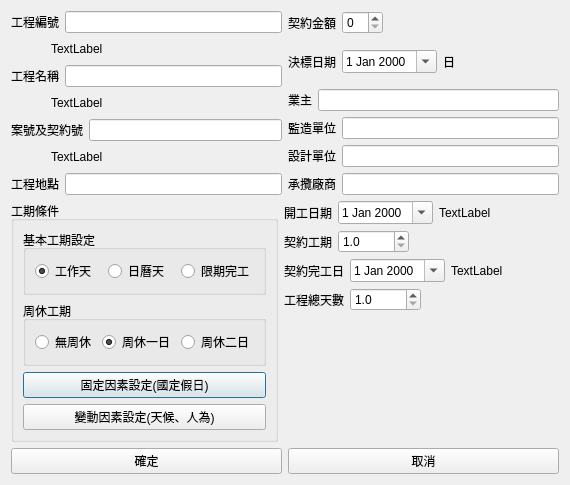
<?xml version="1.0" encoding="UTF-8"?>
<ui version="4.0">
 <class>Dialog</class>
 <widget class="QDialog" name="Dialog">
  <property name="geometry">
   <rect>
    <x>0</x>
    <y>0</y>
    <width>570</width>
    <height>476</height>
   </rect>
  </property>
  <property name="windowTitle">
   <string>新增工程資料</string>
  </property>
  <layout class="QVBoxLayout" name="verticalLayout">
   <item>
    <layout class="QHBoxLayout" name="horizontalLayout">
     <item>
      <layout class="QVBoxLayout" name="verticalLayout_2">
       <item>
        <layout class="QHBoxLayout" name="horizontalLayout_20">
         <item>
          <layout class="QVBoxLayout" name="verticalLayout_7">
           <item>
            <layout class="QHBoxLayout" name="horizontalLayout_5">
             <item>
              <widget class="QLabel" name="label_5">
               <property name="text">
                <string>工程編號</string>
               </property>
              </widget>
             </item>
             <item>
              <widget class="QLineEdit" name="qtProjectNumberLineEdit">
               <property name="text">
                <string/>
               </property>
              </widget>
             </item>
            </layout>
           </item>
           <item>
            <layout class="QHBoxLayout" name="horizontalLayout_21">
             <item>
              <spacer name="horizontalSpacer_7">
               <property name="orientation">
                <enum>Qt::Horizontal</enum>
               </property>
               <property name="sizeType">
                <enum>QSizePolicy::Fixed</enum>
               </property>
               <property name="sizeHint" stdset="0">
                <size>
                 <width>40</width>
                 <height>20</height>
                </size>
               </property>
              </spacer>
             </item>
             <item>
              <widget class="QLabel" name="qtProjectNumberWarningLabel">
               <property name="text">
                <string>TextLabel</string>
               </property>
              </widget>
             </item>
            </layout>
           </item>
          </layout>
         </item>
        </layout>
       </item>
       <item>
        <layout class="QHBoxLayout" name="horizontalLayout_22">
         <item>
          <layout class="QVBoxLayout" name="verticalLayout_9">
           <item>
            <layout class="QHBoxLayout" name="horizontalLayout_23">
             <item>
              <layout class="QHBoxLayout" name="horizontalLayout_18">
               <item>
                <widget class="QLabel" name="label_14">
                 <property name="text">
                  <string>工程名稱</string>
                 </property>
                </widget>
               </item>
               <item>
                <widget class="QLineEdit" name="qtProjectNameLineEdit">
                 <property name="text">
                  <string/>
                 </property>
                </widget>
               </item>
              </layout>
             </item>
            </layout>
           </item>
           <item>
            <layout class="QHBoxLayout" name="horizontalLayout_24">
             <item>
              <spacer name="horizontalSpacer_8">
               <property name="orientation">
                <enum>Qt::Horizontal</enum>
               </property>
               <property name="sizeType">
                <enum>QSizePolicy::Fixed</enum>
               </property>
               <property name="sizeHint" stdset="0">
                <size>
                 <width>40</width>
                 <height>20</height>
                </size>
               </property>
              </spacer>
             </item>
             <item>
              <widget class="QLabel" name="qtProjectNameWarningLabel">
               <property name="text">
                <string>TextLabel</string>
               </property>
              </widget>
             </item>
            </layout>
           </item>
          </layout>
         </item>
        </layout>
       </item>
       <item>
        <layout class="QHBoxLayout" name="horizontalLayout_25">
         <item>
          <layout class="QVBoxLayout" name="verticalLayout_10">
           <item>
            <layout class="QHBoxLayout" name="horizontalLayout_26">
             <item>
              <layout class="QHBoxLayout" name="horizontalLayout_19">
               <item>
                <widget class="QLabel" name="label">
                 <property name="text">
                  <string>案號及契約號</string>
                 </property>
                </widget>
               </item>
               <item>
                <widget class="QLineEdit" name="qtContractNumberLineEdit">
                 <property name="text">
                  <string/>
                 </property>
                </widget>
               </item>
              </layout>
             </item>
            </layout>
           </item>
           <item>
            <layout class="QHBoxLayout" name="horizontalLayout_27">
             <item>
              <spacer name="horizontalSpacer_9">
               <property name="orientation">
                <enum>Qt::Horizontal</enum>
               </property>
               <property name="sizeType">
                <enum>QSizePolicy::Fixed</enum>
               </property>
               <property name="sizeHint" stdset="0">
                <size>
                 <width>40</width>
                 <height>20</height>
                </size>
               </property>
              </spacer>
             </item>
             <item>
              <widget class="QLabel" name="qtContractNumberWarningLabel">
               <property name="text">
                <string>TextLabel</string>
               </property>
              </widget>
             </item>
            </layout>
           </item>
          </layout>
         </item>
        </layout>
       </item>
       <item>
        <layout class="QHBoxLayout" name="horizontalLayout_6">
         <item>
          <widget class="QLabel" name="label_4">
           <property name="text">
            <string>工程地點</string>
           </property>
          </widget>
         </item>
         <item>
          <widget class="QLineEdit" name="qtProjectLocationLineEdit">
           <property name="text">
            <string/>
           </property>
          </widget>
         </item>
        </layout>
       </item>
      </layout>
     </item>
     <item>
      <layout class="QVBoxLayout" name="verticalLayout_3">
       <item>
        <layout class="QHBoxLayout" name="horizontalLayout_7">
         <item>
          <widget class="QLabel" name="label_6">
           <property name="text">
            <string>契約金額</string>
           </property>
          </widget>
         </item>
         <item>
          <widget class="QSpinBox" name="qtContractValueSpinBox"/>
         </item>
         <item>
          <spacer name="horizontalSpacer_6">
           <property name="orientation">
            <enum>Qt::Horizontal</enum>
           </property>
           <property name="sizeHint" stdset="0">
            <size>
             <width>40</width>
             <height>20</height>
            </size>
           </property>
          </spacer>
         </item>
        </layout>
       </item>
       <item>
        <layout class="QHBoxLayout" name="horizontalLayout_8">
         <item>
          <widget class="QLabel" name="label_11">
           <property name="text">
            <string>決標日期</string>
           </property>
          </widget>
         </item>
         <item>
          <widget class="QDateEdit" name="qtBidDateEdit">
           <property name="calendarPopup">
            <bool>true</bool>
           </property>
          </widget>
         </item>
         <item>
          <widget class="QLabel" name="qtBidWeekdayLabel">
           <property name="text">
            <string>日</string>
           </property>
          </widget>
         </item>
         <item>
          <spacer name="horizontalSpacer_5">
           <property name="orientation">
            <enum>Qt::Horizontal</enum>
           </property>
           <property name="sizeHint" stdset="0">
            <size>
             <width>40</width>
             <height>20</height>
            </size>
           </property>
          </spacer>
         </item>
        </layout>
       </item>
       <item>
        <layout class="QHBoxLayout" name="horizontalLayout_9">
         <item>
          <widget class="QLabel" name="label_7">
           <property name="text">
            <string>業主</string>
           </property>
          </widget>
         </item>
         <item>
          <widget class="QLineEdit" name="qtOwnerLineEdit">
           <property name="text">
            <string/>
           </property>
          </widget>
         </item>
        </layout>
       </item>
       <item>
        <layout class="QHBoxLayout" name="horizontalLayout_10">
         <item>
          <widget class="QLabel" name="label_8">
           <property name="text">
            <string>監造單位</string>
           </property>
          </widget>
         </item>
         <item>
          <widget class="QLineEdit" name="qtSupervisorLineEdit">
           <property name="text">
            <string/>
           </property>
          </widget>
         </item>
        </layout>
       </item>
       <item>
        <layout class="QHBoxLayout" name="horizontalLayout_11">
         <item>
          <widget class="QLabel" name="label_9">
           <property name="text">
            <string>設計單位</string>
           </property>
          </widget>
         </item>
         <item>
          <widget class="QLineEdit" name="qtDesignerLineEdit">
           <property name="text">
            <string/>
           </property>
          </widget>
         </item>
        </layout>
       </item>
       <item>
        <layout class="QHBoxLayout" name="horizontalLayout_12">
         <item>
          <widget class="QLabel" name="label_10">
           <property name="text">
            <string>承攬廠商</string>
           </property>
          </widget>
         </item>
         <item>
          <widget class="QLineEdit" name="qtContractorLineEdit">
           <property name="text">
            <string/>
           </property>
          </widget>
         </item>
        </layout>
       </item>
      </layout>
     </item>
    </layout>
   </item>
   <item>
    <spacer name="verticalSpacer_2">
     <property name="orientation">
      <enum>Qt::Vertical</enum>
     </property>
     <property name="sizeHint" stdset="0">
      <size>
       <width>20</width>
       <height>40</height>
      </size>
     </property>
    </spacer>
   </item>
   <item>
    <layout class="QHBoxLayout" name="horizontalLayout_2">
     <item>
      <widget class="QGroupBox" name="groupBox">
       <property name="title">
        <string>工期條件</string>
       </property>
       <layout class="QVBoxLayout" name="verticalLayout_5">
        <item>
         <widget class="QGroupBox" name="groupBox_2">
          <property name="title">
           <string>基本工期設定</string>
          </property>
          <layout class="QHBoxLayout" name="horizontalLayout_17">
           <item>
            <widget class="QRadioButton" name="qtWorkingDayRadioButton">
             <property name="text">
              <string>工作天</string>
             </property>
             <property name="checked">
              <bool>true</bool>
             </property>
            </widget>
           </item>
           <item>
            <widget class="QRadioButton" name="qtCalendarDayRadioButton">
             <property name="text">
              <string>日曆天</string>
             </property>
            </widget>
           </item>
           <item>
            <widget class="QRadioButton" name="qtFixedDeadlineRadioButton">
             <property name="text">
              <string>限期完工</string>
             </property>
            </widget>
           </item>
          </layout>
         </widget>
        </item>
        <item>
         <widget class="QGroupBox" name="qtWorkingDayGroupBox">
          <property name="title">
           <string>周休工期</string>
          </property>
          <layout class="QHBoxLayout" name="horizontalLayout_16">
           <item>
            <widget class="QRadioButton" name="qtNoDayOffRadioButton">
             <property name="text">
              <string>無周休</string>
             </property>
            </widget>
           </item>
           <item>
            <widget class="QRadioButton" name="qtOneDayOffRadioButton">
             <property name="text">
              <string>周休一日</string>
             </property>
             <property name="checked">
              <bool>true</bool>
             </property>
            </widget>
           </item>
           <item>
            <widget class="QRadioButton" name="qtTwoDayOffRadioButton">
             <property name="text">
              <string>周休二日</string>
             </property>
            </widget>
           </item>
          </layout>
         </widget>
        </item>
        <item>
         <widget class="QPushButton" name="qtConstantConditionSettingPushButton">
          <property name="text">
           <string>固定因素設定(國定假日)</string>
          </property>
         </widget>
        </item>
        <item>
         <widget class="QPushButton" name="qtVariableConditionSettingPushButton">
          <property name="text">
           <string>變動因素設定(天候、人為)</string>
          </property>
         </widget>
        </item>
       </layout>
      </widget>
     </item>
     <item>
      <layout class="QVBoxLayout" name="verticalLayout_4">
       <item>
        <layout class="QHBoxLayout" name="horizontalLayout_3">
         <item>
          <widget class="QLabel" name="label_2">
           <property name="text">
            <string>開工日期</string>
           </property>
          </widget>
         </item>
         <item>
          <widget class="QDateEdit" name="qtStartDateEdit">
           <property name="calendarPopup">
            <bool>true</bool>
           </property>
          </widget>
         </item>
         <item>
          <widget class="QLabel" name="qtStartWeekdayLabel">
           <property name="text">
            <string>TextLabel</string>
           </property>
          </widget>
         </item>
         <item>
          <spacer name="horizontalSpacer_3">
           <property name="orientation">
            <enum>Qt::Horizontal</enum>
           </property>
           <property name="sizeHint" stdset="0">
            <size>
             <width>40</width>
             <height>20</height>
            </size>
           </property>
          </spacer>
         </item>
        </layout>
       </item>
       <item>
        <layout class="QHBoxLayout" name="horizontalLayout_13">
         <item>
          <widget class="QLabel" name="label_3">
           <property name="text">
            <string>契約工期</string>
           </property>
          </widget>
         </item>
         <item>
          <widget class="QDoubleSpinBox" name="qtContractWorkingDaysDoubleSpinBox">
           <property name="decimals">
            <number>1</number>
           </property>
           <property name="minimum">
            <double>1.000000000000000</double>
           </property>
           <property name="maximum">
            <double>10000.000000000000000</double>
           </property>
           <property name="value">
            <double>1.000000000000000</double>
           </property>
          </widget>
         </item>
         <item>
          <spacer name="horizontalSpacer_2">
           <property name="orientation">
            <enum>Qt::Horizontal</enum>
           </property>
           <property name="sizeHint" stdset="0">
            <size>
             <width>40</width>
             <height>20</height>
            </size>
           </property>
          </spacer>
         </item>
        </layout>
       </item>
       <item>
        <layout class="QHBoxLayout" name="horizontalLayout_14">
         <item>
          <widget class="QLabel" name="label_12">
           <property name="text">
            <string>契約完工日</string>
           </property>
          </widget>
         </item>
         <item>
          <widget class="QDateEdit" name="qtContractFinishDateEdit">
           <property name="calendarPopup">
            <bool>true</bool>
           </property>
          </widget>
         </item>
         <item>
          <widget class="QLabel" name="qtFinishWeekdayLabel">
           <property name="text">
            <string>TextLabel</string>
           </property>
          </widget>
         </item>
         <item>
          <spacer name="horizontalSpacer_4">
           <property name="orientation">
            <enum>Qt::Horizontal</enum>
           </property>
           <property name="sizeHint" stdset="0">
            <size>
             <width>40</width>
             <height>20</height>
            </size>
           </property>
          </spacer>
         </item>
        </layout>
       </item>
       <item>
        <layout class="QHBoxLayout" name="horizontalLayout_15">
         <item>
          <widget class="QLabel" name="label_13">
           <property name="text">
            <string>工程總天數</string>
           </property>
          </widget>
         </item>
         <item>
          <widget class="QDoubleSpinBox" name="qtTotalDaysDoubleSpinBox">
           <property name="decimals">
            <number>1</number>
           </property>
           <property name="minimum">
            <double>1.000000000000000</double>
           </property>
           <property name="maximum">
            <double>10000.000000000000000</double>
           </property>
           <property name="value">
            <double>1.000000000000000</double>
           </property>
          </widget>
         </item>
         <item>
          <spacer name="horizontalSpacer">
           <property name="orientation">
            <enum>Qt::Horizontal</enum>
           </property>
           <property name="sizeHint" stdset="0">
            <size>
             <width>40</width>
             <height>20</height>
            </size>
           </property>
          </spacer>
         </item>
        </layout>
       </item>
       <item>
        <spacer name="verticalSpacer">
         <property name="orientation">
          <enum>Qt::Vertical</enum>
         </property>
         <property name="sizeHint" stdset="0">
          <size>
           <width>20</width>
           <height>40</height>
          </size>
         </property>
        </spacer>
       </item>
      </layout>
     </item>
    </layout>
   </item>
   <item>
    <layout class="QHBoxLayout" name="horizontalLayout_4">
     <item>
      <widget class="QPushButton" name="qtOkPushButton">
       <property name="text">
        <string>確定</string>
       </property>
      </widget>
     </item>
     <item>
      <widget class="QPushButton" name="qtCancelPushButton">
       <property name="text">
        <string>取消</string>
       </property>
      </widget>
     </item>
    </layout>
   </item>
  </layout>
 </widget>
 <resources/>
 <connections/>
</ui>
